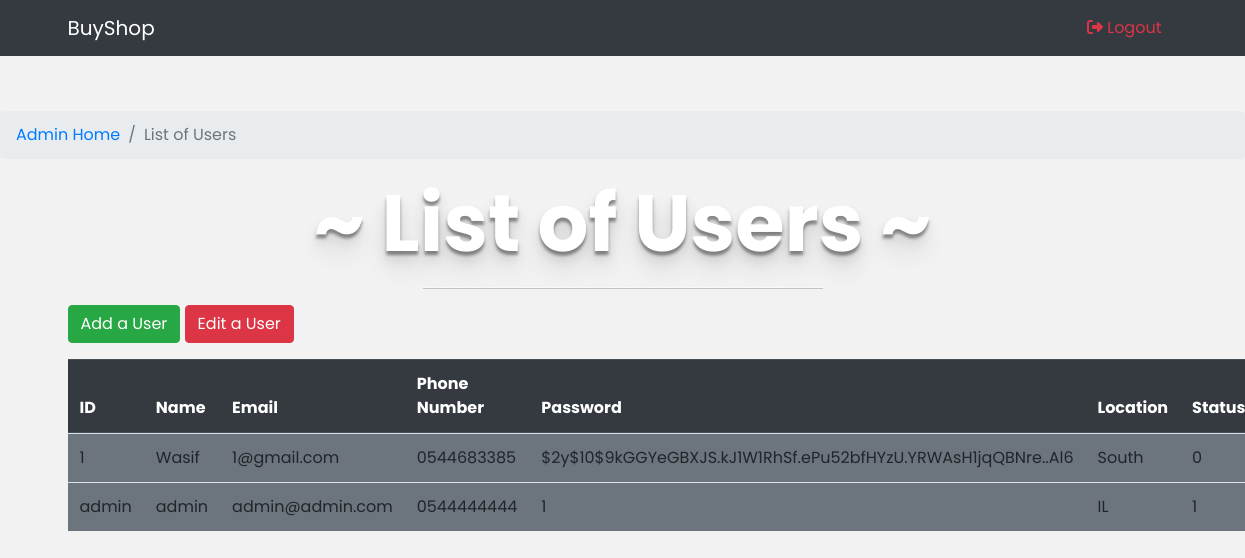
The page /Admin_user_list.php on the database its author committed.
### tables this page shows
CREATE TABLE `tbluser` (
  `id` varchar(9) NOT NULL,
  `name` varchar(30) NOT NULL,
  `email` varchar(40) NOT NULL,
  `password` varchar(128) NOT NULL,
  `phone` varchar(10) NOT NULL,
  `location` varchar(10) NOT NULL,
  `status` enum('0','1') NOT NULL DEFAULT '0'
);

### Admin_user_list.php (the view, shortened to what this page needs)
<!DOCTYPE html>
<html lang="en">
<head>
  <link rel="stylesheet" href="https://stackpath.bootstrapcdn.com/bootstrap/4.5.0/css/bootstrap.min.css">
  <link rel="stylesheet" type="text/css" href="css/Main_page.css">
</head>
<body>
  <?php
  include 'includes/Database_connection.inc.php';
  ?>
  <nav class="navbar navbar-expand-md navbar-dark bg-dark fixed-top">
    <div class="container">
      <a class="navbar-brand" href="#">BuyShop</a>
      <a class="nav-link text-danger" href="includes/Logout.inc.php"><i class="fas fa-sign-out-alt"></i> Logout</a>
    </div>
  </nav>
  <nav aria-label="breadcrumb breadcrumb-fixed" style="padding-top: 7%;">
    <ol class="breadcrumb">
      <li class="breadcrumb-item"><a href="Admin_home.php">Admin Home</a></li>
      <li class="breadcrumb-item active" aria-current="page">List of Users</li>
    </ol>
  </nav>
  <div class="container">
    <div class="row">
      <div class="col-lg-12">
        <div id="intro">
          <h1> ~ List of Users ~ </h1>
          <hr>
        </div>
      </div>
    </div>
  </div>
  <div class="container pb-3">
    <div class="row">
      <div class="col-lg-12">
        <a class="btn btn-success" href="Admin_user_add.php" role="button">Add a User</a>
        <a class="btn btn-danger" href="Admin_user_edit.php" role="button">Edit a User</a>
      </div>
    </div>
  </div>
  <div class="container">
    <table class="table">
      <thead class="thead-dark">
        <tr>
          <th scope="col">ID</th>
          <th scope="col">Name</th>
          <th scope="col">Email</th>
          <th scope="col">Phone Number</th>
          <th scope="col">Password</th>
          <th scope="col">Location</th>
          <th scope="col">Status</th>
        </tr>
      </thead>
      <tbody class="bg-secondary">
        <tr>
          <?php
          $sql = "SELECT * FROM tbluser";
          $result = $conn->query($sql);
          if ($result->num_rows > 0) {
            while ($row = $result->fetch_assoc()) {
              echo "<tr><td>" .
                $row["id"] . "<td>" .
                $row["name"] . "<td>" .
                $row["email"] . "<td>" .
                $row["phone"] . "<td>" .
                $row["password"] . "<td>" .
                $row["location"] . "<td>" .
                $row["status"] .
                "</td></tr>";
            }
          }
          else {
            echo "0 results";
          }
          ?>
        </tr>
      </tbody>
    </table>
  </div>
</body>
</html>

### css/Main_page.css (style rules this page uses)
body { background-color: #f2f2f2; background-size: cover; font-family: "Poppins", sans-serif; color: white; }
#intro { text-align: center; text-shadow: 0px 4px 3px rgba(0, 0, 0, 0.4), 0px 8px 12px rgba(0, 0, 0, 0.1), 0px 18px 23px rgba(0, 0, 0, 0.1); }
h1 { font-weight: 700; font-size: 5em; }
hr { width: 400px; border-top: 1px solid #f8f8f8; border-bottom: 1px solid rgba(0, 0, 0, 0.2); }

### rows shown on the page
tbluser: id "1", name "Wasif", email "1@gmail.com", phone "0544683385", password "$2y$10$9kGGYeGBXJS.kJ1W1RhSf.ePu52bfHYzU.YRWAsH1jqQBNre..Al6", location "South", status "0"
tbluser: id "admin", name "admin", email "admin@admin.com", phone "0544444444", password "1", location "IL", status "1"
